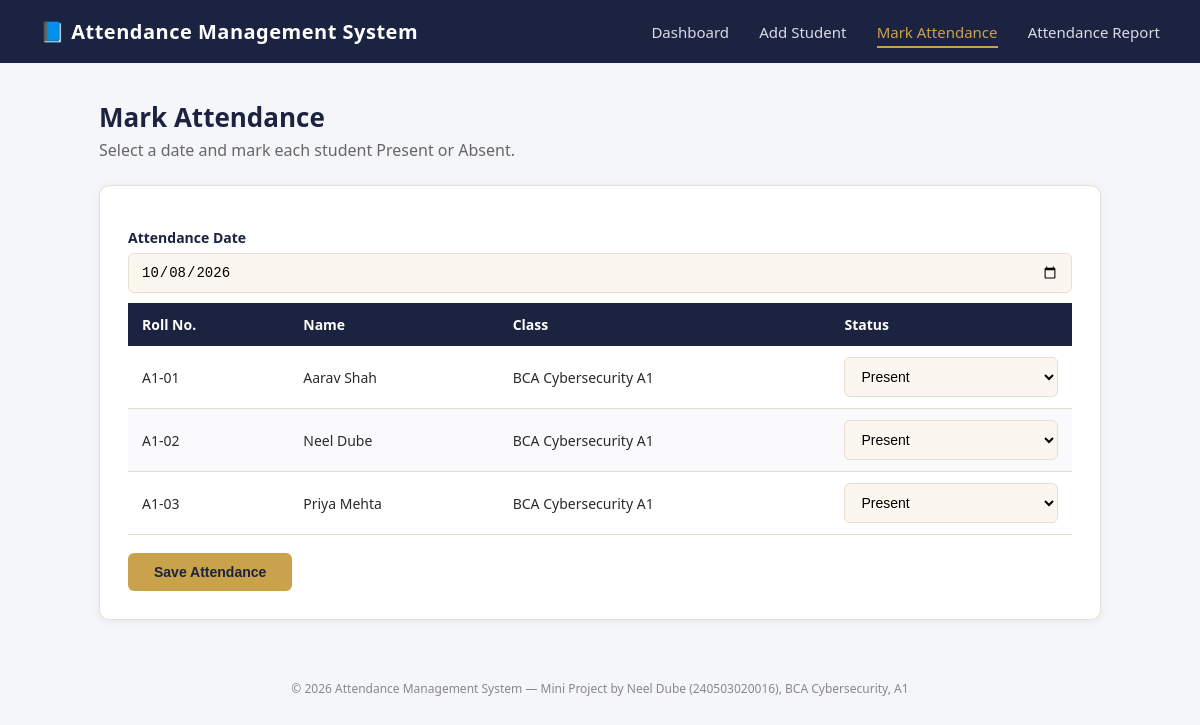
Screenshot of /mark_attendance.php with the database file from the repository.
### tables this page shows
CREATE TABLE IF NOT EXISTS students (
    student_id   INT AUTO_INCREMENT PRIMARY KEY,
    roll_no      VARCHAR(20)  NOT NULL UNIQUE,
    full_name    VARCHAR(100) NOT NULL,
    class_name   VARCHAR(50)  NOT NULL,
    email        VARCHAR(100),
    created_at   TIMESTAMP DEFAULT CURRENT_TIMESTAMP
);

### mark_attendance.php (the view, shortened to what this page needs)
<?php
include 'db_connect.php';
include 'includes/header.php';
$selectedDate = $_POST['date_marked'] ?? $_GET['date_marked'] ?? date("Y-m-d");
$students = $conn->query("
    SELECT s.student_id, s.roll_no, s.full_name, s.class_name,
           a.status AS current_status
    FROM students s
    LEFT JOIN attendance a
      ON a.student_id = s.student_id AND a.date_marked = '$selectedDate'
    ORDER BY s.roll_no
");
?>
<h1 class="page-title">Mark Attendance</h1>
<p class="page-sub">Select a date and mark each student Present or Absent.</p>
<div class="card">
    <form method="GET" action="mark_attendance.php" style="margin-bottom:10px;">
        <label>Attendance Date</label>
        <input type="date" name="date_marked" value="<?= htmlspecialchars($selectedDate) ?>" onchange="this.form.submit()">
    </form>
    <form method="POST" action="mark_attendance.php">
        <table>
            <thead>
                <tr><th>Roll No.</th><th>Name</th><th>Class</th><th>Status</th></tr>
            </thead>
            <tbody>
            <?php while ($row = $students->fetch_assoc()):
                $isPresent = ($row['current_status'] ?? 'Present') === 'Present';
            ?>
                <tr>
                    <td><?= htmlspecialchars($row['roll_no']) ?></td>
                    <td><?= htmlspecialchars($row['full_name']) ?></td>
                    <td><?= htmlspecialchars($row['class_name']) ?></td>
                    <td>
                        <select name="status[<?= $row['student_id'] ?>]">
                            <option value="Present" <?= $isPresent ? 'selected' : '' ?>>Present</option>
                        </select>
                    </td>
                </tr>
            <?php endwhile; ?>
            </tbody>
        </table>
        <button type="submit" name="submit_attendance" class="btn btn-gold">Save Attendance</button>
    </form>
</div>
<?php include 'includes/footer.php'; ?>

### header.php (shortened to what this page needs)
<?php $current = basename($_SERVER['PHP_SELF']); ?>
<!DOCTYPE html>
<html lang="en">
<head>
    <link rel="stylesheet" href="style.css">
</head>
<body>
<header class="topbar">
    <div class="brand">📘 Attendance Management System</div>
    <nav>
        <a href="index.php"            class="<?= $current=='index.php'?'active':'' ?>">Dashboard</a>
        <a href="add_student.php"      class="<?= $current=='add_student.php'?'active':'' ?>">Add Student</a>
        <a href="mark_attendance.php"  class="<?= $current=='mark_attendance.php'?'active':'' ?>">Mark Attendance</a>
        <a href="attendance_report.php" class="<?= $current=='attendance_report.php'?'active':'' ?>">Attendance Report</a>
    </nav>
</header>
<main class="content">

### footer.php
</main>
<footer class="footer">
    &copy; <?= date("Y") ?> Attendance Management System &mdash; Mini Project by Neel Dube (240503020016), BCA Cybersecurity, A1
</footer>
</body>
</html>

### style.css (style rules this page uses)
:root { --navy: #1B2340; --navy-light: #2A345C; --gold: #C9A24B; --cream: #FBF7EE; --ink: #2A2A2E; --success: #1F9D55; --danger: #D64545; --border: #E4DFD2; }
* { box-sizing: border-box; }
body { margin: 0; font-family: 'Segoe UI', Calibri, Arial, sans-serif; background: #F5F6FA; color: var(--ink); }
.topbar { background: var(--navy); color: #fff; display: flex; justify-content: space-between; align-items: center; padding: 18px 40px; flex-wrap: wrap; }
.brand { font-size: 20px; font-weight: 700; letter-spacing: 0.5px; }
.topbar nav a { color: #D9DCE6; text-decoration: none; margin-left: 26px; font-size: 15px; padding-bottom: 4px; border-bottom: 2px solid transparent; }
.topbar nav a:hover, .topbar nav a.active { color: var(--gold); border-bottom: 2px solid var(--gold); }
.content { max-width: 1050px; margin: 36px auto; padding: 0 24px; }
h1.page-title { color: var(--navy); font-size: 26px; margin-bottom: 4px; }
p.page-sub { color: #666; margin-top: 0; margin-bottom: 24px; }
.card { background: #fff; border: 1px solid var(--border); border-radius: 10px; padding: 28px; margin-bottom: 24px; box-shadow: 0 2px 10px rgba(27,35,64,0.06); }
label { display: block; font-weight: 600; color: var(--navy); margin: 14px 0 6px; font-size: 14px; }
input[type=text], input[type=email], input[type=date], select { width: 100%; padding: 10px 12px; border: 1px solid var(--border); border-radius: 6px; font-size: 14px; background: var(--cream); }
.btn { display: inline-block; background: var(--navy); color: #fff; border: none; padding: 11px 26px; border-radius: 6px; font-size: 14px; font-weight: 600; cursor: pointer; margin-top: 18px; text-decoration: none; }
.btn-gold { background: var(--gold); color: var(--navy); }
table { width: 100%; border-collapse: collapse; margin-top: 10px; font-size: 14px; }
thead th { background: var(--navy); color: #fff; text-align: left; padding: 12px 14px; }
tbody td { padding: 11px 14px; border-bottom: 1px solid var(--border); }
tbody tr:nth-child(even) { background: #FAFAFC; }
.footer { text-align: center; color: #888; font-size: 12px; padding: 24px; }

### rows the page displays
students: roll_no "A1-01", full_name "Aarav Shah", class_name "BCA Cybersecurity A1", student_id "Present"
students: roll_no "A1-02", full_name "Neel Dube", class_name "BCA Cybersecurity A1", student_id "Present"
students: roll_no "A1-03", full_name "Priya Mehta", class_name "BCA Cybersecurity A1", student_id "Present"
